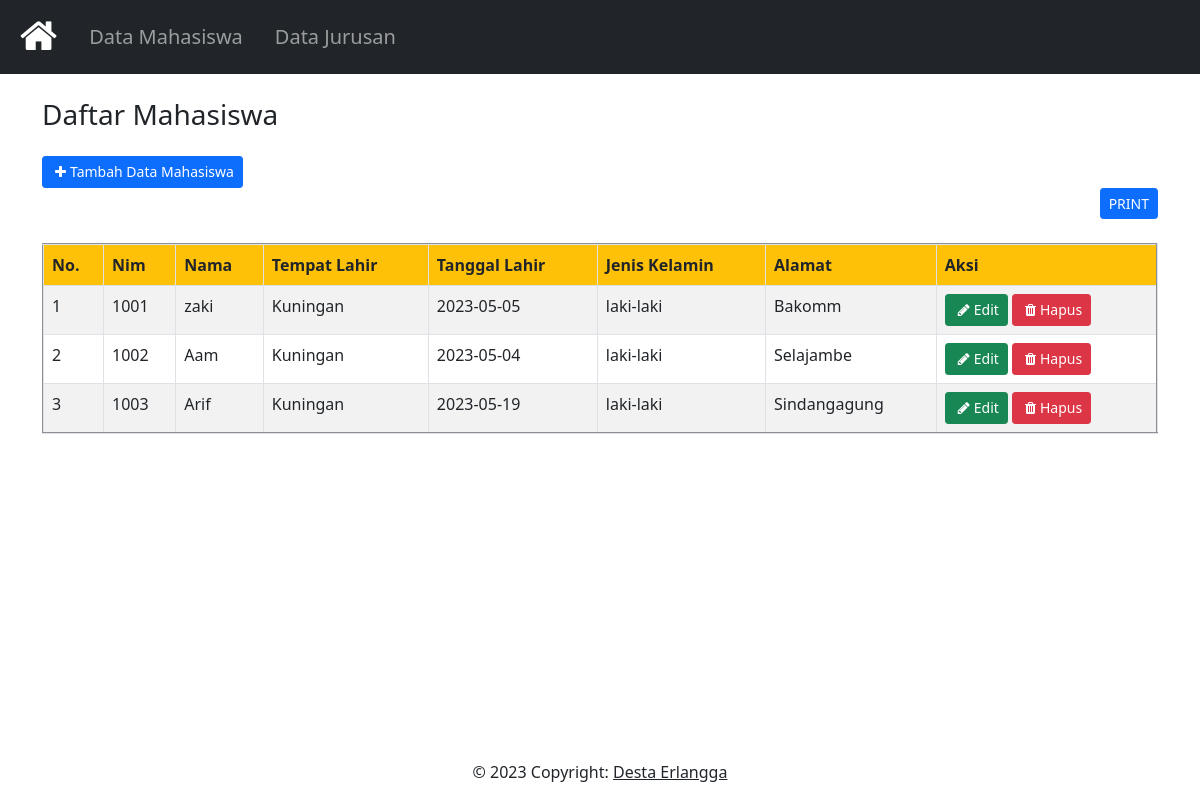
/index.php?file=mahasiswa&aksi=tampil, run on the app's committed database.
### tables this page shows
CREATE TABLE `mahasiswa` (
  `nim` int(15) NOT NULL,
  `nama` varchar(150) NOT NULL,
  `tempat_lahir` varchar(150) NOT NULL,
  `tgl_lahir` date NOT NULL,
  `jenis_kelamin` enum('laki-laki','perempuan') NOT NULL,
  `alamat` text NOT NULL,
  `id_jurusan` int(11) NOT NULL
);

### class/Database.php (called while the page is built, shortened)
<?php
class Database
{
    protected $host = 'localhost';
    protected $user = 'root';
    protected $pass = '';
    protected $dbname = 'db_tugas';
    public function bukaKoneksi()
    {
        $this->mysqli = new mysqli(
            $this->host,
            $this->user,
            $this->pass,
            $this->dbname
        );
    }
}

### class/Mahasiswa.php (called while the page is built, shortened)
<?php
class Mahasiswa extends Database
{
    public function tampil()
    {
        $sql = $this->mysqli->query("SELECT * FROM mahasiswa") or die($this->CekError());
        while ($data = $sql->fetch_object()) {
            $dataMahasiswa[] = $data;
        }
        if (isset($dataMahasiswa)) {
            return $dataMahasiswa;
        }
    }
}
?>

### mahasiswa.php (the view, shortened to what this page needs)
<?php
$dataMahasiswa=NEW Mahasiswa;
if($_GET['aksi']=='tampil'){
$html = null;
$html .='<div class="">
<div class="">
<div class="container p-7">
<h3 class="mb-4 mt-4">Daftar Mahasiswa</h3>
<a class="btn btn-primary btn-sm" href="index.php?file=mahasiswa&aksi=tambah" role="button">
<i class="fa fa-plus p-1"></i>Tambah Data Mahasiswa</a>
<div class="d-flex flex-row-reverse bd-highlight">
  <div class="bd-highlight">
  <a class="btn btn-primary btn-sm" target="_blank" href="cetak.php">PRINT</a>
  </div>
</div>
<table border="2" width="" class="table table-hover table-striped table-bordered"></br>
<thead>
<tr class="bg-warning">
<th scope="col">No.</th>
<th scope="col">Nim</th>
<th scope="col">Nama</th>
<th scope="col">Tempat Lahir</th>
<th scope="col">Tanggal Lahir</th>
<th scope="col">Jenis Kelamin</th>
<th scope="col">Alamat</th>
<th scope="col">Aksi</th>
</tr>
</thead>
<tbody>';
$data = $dataMahasiswa->tampil();
$no=null;
if(isset($data)){
foreach($data as $barisMahasiswa){
$no++;
$html .='<tr>
<td>'.$no.'</td>
<td>'.$barisMahasiswa->nim.'</td>
<td>'.$barisMahasiswa->nama.'</td>
<td>'.$barisMahasiswa->tempat_lahir.'</td>
<td>'.$barisMahasiswa->tgl_lahir.'</td>
<td>'.$barisMahasiswa->jenis_kelamin.'</td>
<td>'.$barisMahasiswa->alamat.'</td>
<td>
<a class="btn btn-success btn-sm"
href="index.php?file=mahasiswa&aksi=edit&nim='.$barisMahasiswa->nim.'"><i class="fa fa-pencil p-1"></i>Edit</a>
<a class="btn btn-danger btn-sm"
href="index.php?file=mahasiswa&aksi=hapus&nim='.$barisMahasiswa->nim.'"><i class="fa fa-trash p-1"></i>Hapus</a>
</td>
</tr>';
}
}
$html .='</tbody>
</table>
</div>
</div>
</div>';
echo $html;
}
?>

### index.php (shortened to what this page needs)
<!DOCTYPE html>
<html lang="en">
<head>
  <link href="assets/bootstrap/css/bootstrap.css" rel="stylesheet" />
  <link href="assets/font-awesome/css/font-awesome.min.css" rel="stylesheet" />
</head>
<body>
  <?php
  include('class/Database.php');
  include('class/Mahasiswa.php');
  ?>
  <nav class="navbar navbar-expand-lg navbar-dark bg-dark">
  <div class="container-fluid">
    <div class="collapse navbar-collapse" id="navbarTogglerDemo01">
    <a class="navbar-brand p-2" href="index.php">
      <i class="fa fa-home fa-2x" aria-hidden="true"></i>
      </a>
      <ul class="navbar-nav me-auto mb-2 mb-lg-0">
      <li class="nav-item">
          <a class="nav-link navbar-brand" href="index.php?file=mahasiswa&aksi=tampil">Data Mahasiswa</a>
        </li>
        <li class="nav-item">
          <a class="nav-link navbar-brand" href="index.php?file=jurusan&aksi=tampil">Data Jurusan</a>
        </li>
      </ul>
    </div>
  </div>
</nav>
  <?php
  if (isset($_GET['file'])) {
    include($_GET['file'] . '.php');
  } else {
    echo '<h1 align="center" class="mt-3">Selamat Datang</h1>';
  }
  ?>
  <footer class="bg-light text-center text-lg-start fixed-bottom">
  <div class="text-center p-3" style="background-color: white">
    © 2023 Copyright:
    <a class="text-dark" href="#">Desta Erlangga</a>
  </div>
</footer>
</body>
</html>

### data on the page
mahasiswa: nim "1001", nama "zaki", tempat_lahir "Kuningan", tgl_lahir "2023-05-05", jenis_kelamin "laki-laki", alamat "Bakomm"
mahasiswa: nim "1002", nama "Aam", tempat_lahir "Kuningan", tgl_lahir "2023-05-04", jenis_kelamin "laki-laki", alamat "Selajambe"
mahasiswa: nim "1003", nama "Arif", tempat_lahir "Kuningan", tgl_lahir "2023-05-19", jenis_kelamin "laki-laki", alamat "Sindangagung"
